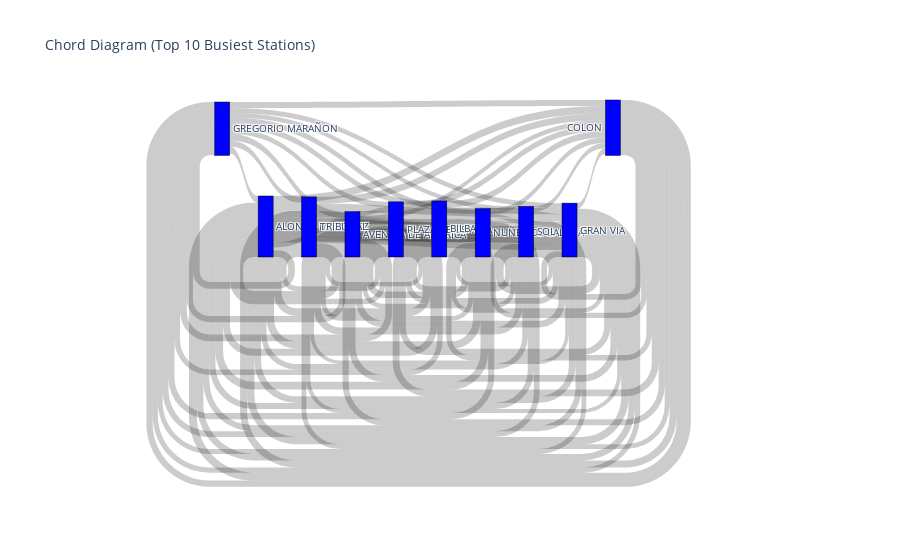

The notebook cell this image was saved under:
### Code cell
import pandas as pd
import plotly.graph_objects as go

# Load OD matrix
file_path = 'od_matrix_named.csv'
od_matrix = pd.read_csv(file_path, index_col=0)

# Step 1: Compute total flow for each station (inbound + outbound)
total_flows = od_matrix.sum(axis=0) + od_matrix.sum(axis=1)

# Step 2: Select top 20 busiest stations
top_stations = total_flows.sort_values(ascending=False).head(10).index

# Step 3: Filter the matrix to top 20
filtered_matrix = od_matrix.loc[top_stations, top_stations]

# Step 4: Prepare data for Sankey diagram
labels = list(filtered_matrix.index)
sources, targets, values = [], [], []

for i, origin in enumerate(labels):
    for j, destination in enumerate(labels):
        if i != j:
            value = filtered_matrix.iloc[i, j]
            if value > 0:  # Optional: remove zero flows
                sources.append(i)
                targets.append(j)
                values.append(value)

# Step 5: Create Sankey diagram (chord-like)
fig = go.Figure(data=[go.Sankey(
    node=dict(
        pad=10,
        thickness=15,
        line=dict(color="black", width=0.5),
        label=labels,
        color="blue"
    ),
    link=dict(
        source=sources,
        target=targets,
        value=values
    )
)])

fig.update_layout(title_text="Chord Diagram (Top 10 Busiest Stations)", font_size=10)
fig.show()

### Figure 1 — Plotly figure (JSON) as saved in the notebook; plotly's stock layout.template omitted (floating-point values rounded to 4 significant figures)
{"data": [{"link": {"source": [0, 0, 0, 0, 0, 0, 0, 0, 0, 1, 1, 1, 1, 1, 1, 1, 1, 1, 2, 2, 2, 2, 2, 2, 2, 2, 2, 3, 3, 3, 3, 3, 3, 3, 3, 3, 4, 4, 4, 4, 4, 4, 4, 4, 4, 5, 5, 5, 5, 5, 5, 5, 5, 5, 6, 6, 6, 6, 6, 6, 6, 6, 6, 7, 7, 7, 7, 7, 7, 7, 7, 7, 8, 8, 8, 8, 8, 8, 8, 8, 8, 9, 9, 9, 9, 9, 9, 9, 9, 9], "target": [1, 2, 3, 4, 5, 6, 7, 8, 9, 0, 2, 3, 4, 5, 6, 7, 8, 9, 0, 1, 3, 4, 5, 6, 7, 8, 9, 0, 1, 2, 4, 5, 6, 7, 8, 9, 0, 1, 2, 3, 5, 6, 7, 8, 9, 0, 1, 2, 3, 4, 6, 7, 8, 9, 0, 1, 2, 3, 4, 5, 7, 8, 9, 0, 1, 2, 3, 4, 5, 6, 8, 9, 0, 1, 2, 3, 4, 5, 6, 7, 9, 0, 1, 2, 3, 4, 5, 6, 7, 8], "value": [48.41, 43.21, 46.26, 37.22, 41.93, 39.26, 32.13, 34.97, 42.39, 48.16, 53.91, 36.92, 46.44, 52.32, 41.05, 40.09, 43.62, 52.88, 43.67, 54.76, 33.47, 52.47, 52.51, 37.22, 45.29, 49.29, 47.95, 48.17, 38.64, 34.5, 29.71, 33.47, 50.14, 25.65, 27.91, 33.84, 39.19, 49.14, 54.66, 30.04, 47.12, 33.4, 47.38, 48.39, 43.03, 43.39, 54.41, 53.68, 33.26, 46.24, 36.98, 39.91, 43.44, 47.64, 41.27, 43.38, 38.72, 50.62, 33.35, 37.57, 29.67, 31.33, 37.98, 33.92, 42.54, 47.32, 26.01, 47.52, 40.79, 29.8, 55.07, 37.25, 36.95, 46.33, 51.54, 28.32, 48.49, 44.43, 31.49, 55.11, 40.57, 44.86, 56.26, 50.23, 34.39, 43.26, 48.74, 38.24, 37.34, 40.64]}, "node": {"color": "blue", "label": ["GREGORIO MARAÑON", "ALONSO MARTINEZ", "TRIBUNAL", "AVENIDA DE AMERICA", "PLAZA DE ESPAÑA", "BILBAO", "NUÑEZ DE BALBOA", "SOL", "GRAN VIA", "COLON"], "line": {"color": "black", "width": 0.5}, "pad": 10, "thickness": 15}, "type": "sankey"}], "layout": {"font": {"size": 10}, "title": {"text": "Chord Diagram (Top 10 Busiest Stations)"}}}
